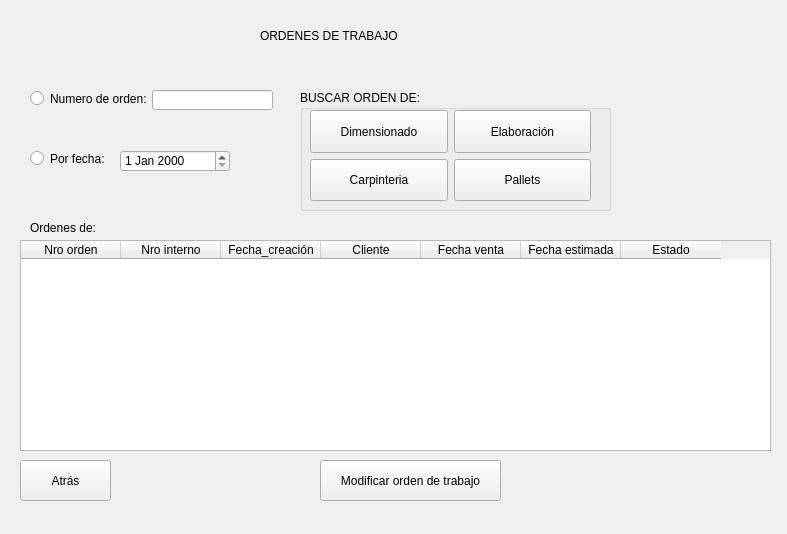
<?xml version="1.0" encoding="UTF-8"?>
<ui version="4.0">
 <class>Form</class>
 <widget class="QWidget" name="Form">
  <property name="geometry">
   <rect>
    <x>0</x>
    <y>0</y>
    <width>787</width>
    <height>534</height>
   </rect>
  </property>
  <property name="windowTitle">
   <string>Busqueda</string>
  </property>
  <widget class="QLineEdit" name="txt_orden">
   <property name="geometry">
    <rect>
     <x>152</x>
     <y>90</y>
     <width>121</width>
     <height>20</height>
    </rect>
   </property>
  </widget>
  <widget class="QTableWidget" name="tableWidget">
   <property name="geometry">
    <rect>
     <x>20</x>
     <y>240</y>
     <width>751</width>
     <height>211</height>
    </rect>
   </property>
   <property name="columnCount">
    <number>7</number>
   </property>
   <column>
    <property name="text">
     <string>Nro orden</string>
    </property>
   </column>
   <column>
    <property name="text">
     <string>Nro interno</string>
    </property>
   </column>
   <column>
    <property name="text">
     <string>Fecha_creación</string>
    </property>
   </column>
   <column>
    <property name="text">
     <string>Cliente</string>
    </property>
   </column>
   <column>
    <property name="text">
     <string>Fecha venta</string>
    </property>
   </column>
   <column>
    <property name="text">
     <string>Fecha estimada</string>
    </property>
   </column>
   <column>
    <property name="text">
     <string>Estado</string>
    </property>
   </column>
  </widget>
  <widget class="QPushButton" name="btn_modificar">
   <property name="geometry">
    <rect>
     <x>320</x>
     <y>460</y>
     <width>181</width>
     <height>41</height>
    </rect>
   </property>
   <property name="text">
    <string>Modificar orden de trabajo</string>
   </property>
  </widget>
  <widget class="QRadioButton" name="r_orden">
   <property name="geometry">
    <rect>
     <x>30</x>
     <y>90</y>
     <width>121</width>
     <height>17</height>
    </rect>
   </property>
   <property name="text">
    <string>Numero de orden:</string>
   </property>
  </widget>
  <widget class="QRadioButton" name="r_fecha">
   <property name="geometry">
    <rect>
     <x>30</x>
     <y>150</y>
     <width>81</width>
     <height>17</height>
    </rect>
   </property>
   <property name="text">
    <string>Por fecha:</string>
   </property>
  </widget>
  <widget class="QPushButton" name="btn_atras">
   <property name="geometry">
    <rect>
     <x>20</x>
     <y>460</y>
     <width>91</width>
     <height>41</height>
    </rect>
   </property>
   <property name="text">
    <string>Atrás</string>
   </property>
  </widget>
  <widget class="QDateEdit" name="dateEdit">
   <property name="geometry">
    <rect>
     <x>120</x>
     <y>150</y>
     <width>110</width>
     <height>22</height>
    </rect>
   </property>
  </widget>
  <widget class="QLabel" name="label">
   <property name="geometry">
    <rect>
     <x>260</x>
     <y>20</y>
     <width>231</width>
     <height>31</height>
    </rect>
   </property>
   <property name="styleSheet">
    <string notr="true">font: 15pt &quot;Times New Roman&quot;;</string>
   </property>
   <property name="text">
    <string>ORDENES DE TRABAJO</string>
   </property>
  </widget>
  <widget class="QLabel" name="label_3">
   <property name="geometry">
    <rect>
     <x>30</x>
     <y>220</y>
     <width>71</width>
     <height>16</height>
    </rect>
   </property>
   <property name="text">
    <string>Ordenes de:</string>
   </property>
  </widget>
  <widget class="QLabel" name="lb_tipo_orden">
   <property name="geometry">
    <rect>
     <x>100</x>
     <y>220</y>
     <width>141</width>
     <height>16</height>
    </rect>
   </property>
   <property name="text">
    <string/>
   </property>
  </widget>
  <widget class="QGroupBox" name="groupBox">
   <property name="geometry">
    <rect>
     <x>300</x>
     <y>90</y>
     <width>311</width>
     <height>121</height>
    </rect>
   </property>
   <property name="title">
    <string>BUSCAR ORDEN DE:</string>
   </property>
   <widget class="QWidget" name="gridLayoutWidget">
    <property name="geometry">
     <rect>
      <x>10</x>
      <y>20</y>
      <width>281</width>
      <height>91</height>
     </rect>
    </property>
    <layout class="QGridLayout" name="gridLayout">
     <item row="0" column="0">
      <widget class="QPushButton" name="btn_dimensionado">
       <property name="sizePolicy">
        <sizepolicy hsizetype="Minimum" vsizetype="Expanding">
         <horstretch>0</horstretch>
         <verstretch>0</verstretch>
        </sizepolicy>
       </property>
       <property name="text">
        <string>Dimensionado</string>
       </property>
      </widget>
     </item>
     <item row="1" column="0">
      <widget class="QPushButton" name="btn_carpinteria">
       <property name="sizePolicy">
        <sizepolicy hsizetype="Minimum" vsizetype="Expanding">
         <horstretch>0</horstretch>
         <verstretch>0</verstretch>
        </sizepolicy>
       </property>
       <property name="text">
        <string>Carpinteria</string>
       </property>
      </widget>
     </item>
     <item row="0" column="1">
      <widget class="QPushButton" name="btn_elaboracion">
       <property name="sizePolicy">
        <sizepolicy hsizetype="Minimum" vsizetype="Expanding">
         <horstretch>0</horstretch>
         <verstretch>0</verstretch>
        </sizepolicy>
       </property>
       <property name="text">
        <string>Elaboración</string>
       </property>
      </widget>
     </item>
     <item row="1" column="1">
      <widget class="QPushButton" name="btn_pallets">
       <property name="sizePolicy">
        <sizepolicy hsizetype="Minimum" vsizetype="Expanding">
         <horstretch>0</horstretch>
         <verstretch>0</verstretch>
        </sizepolicy>
       </property>
       <property name="text">
        <string>Pallets</string>
       </property>
      </widget>
     </item>
    </layout>
   </widget>
  </widget>
 </widget>
 <resources/>
 <connections/>
</ui>
